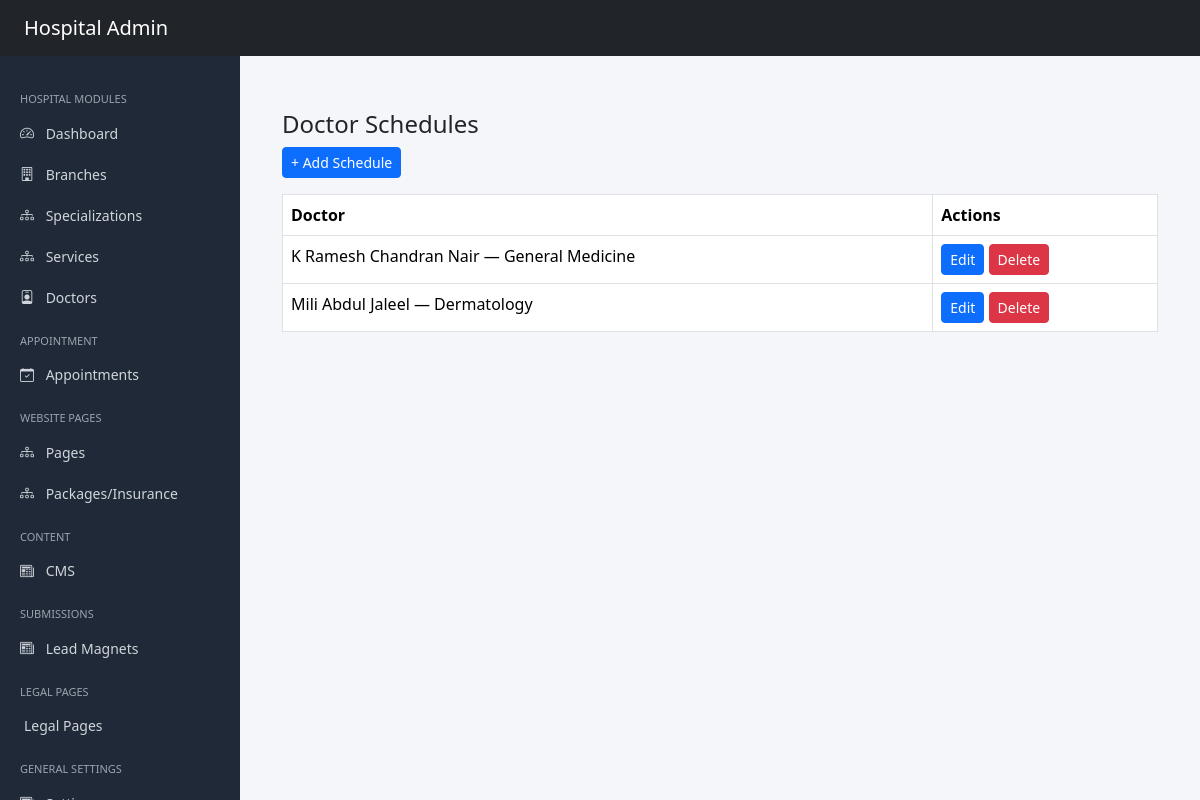
The page /administrator/schedule/ on the database its author committed.
### administrator/models.py (models this page shows, shortened)
class DoctorSchedule(models.Model):
    doctor = models.ForeignKey(
        "Doctor",
        on_delete=models.CASCADE,
        related_name="schedules"
    )
    is_active = models.BooleanField(default=True)

class SEOModel(models.Model):
    meta_title = models.CharField(max_length=255, blank=True)
    meta_description = models.TextField(blank=True)
    canonical_url = models.URLField(blank=True)
    primary_keywords = models.CharField(max_length=255, blank=True)
    secondary_keywords = models.CharField(max_length=255, blank=True)
    slug = models.SlugField(unique=True)
    og_title = models.CharField(max_length=255, blank=True)
    og_description = models.TextField(blank=True)
    og_image = models.ImageField(upload_to="seo/og/", blank=True, null=True)
    class Meta:
        abstract = True

class Doctor(SEOModel):
    user = models.OneToOneField(
        settings.AUTH_USER_MODEL,
        on_delete=models.CASCADE,
        related_name="doctor_profile"
    )
    branch = models.ForeignKey(
        Branch,
        on_delete=models.CASCADE,
        related_name="doctors"
    )
    specialization = models.ForeignKey(
        Specialization,
        on_delete=models.CASCADE,
        related_name="doctors"
    )
    hero_title=models.CharField(max_length=255, blank=True)
    hero_description=models.TextField(max_length=255, blank=True)
    doctor_hero_banner = models.ImageField(upload_to='uploads/doctors/', blank=True, null=True)
    doctor_hero_banner_alt = models.CharField(max_length=255, blank=True)
    designation = models.CharField(
        max_length=200,
        blank=True
    )
    years_of_experience = models.PositiveIntegerField(
        help_text="Years of experience"
    )
    profile_image = models.ImageField(
        upload_to="uploads/doctors/profile/",
        blank=True,
        null=True
    )
    profile_image_alt = models.CharField(max_length=255, blank=True)
    specialized_in = models.CharField(
        max_length=255,
        blank=True,
        help_text="Example: Heart Surgery, Angioplasty"
    )
    languages = models.CharField(
        max_length=255,
        blank=True,
        help_text="Example: English, Hindi, Malayalam"
    )
    procedures = models.TextField(
        blank=True,
        help_text="Major procedures performed"
    )
    success_rate = models.TextField(
        blank=True,
        null=True,
    )
    patients_treated = models.TextField(
        blank=True,
        null=True,
        help_text="Total patients treated"
    )
    short_bio = models.TextField(
        blank=True
    )
    full_bio = RichTextUploadingField(
        blank=True
    )
    is_active = models.BooleanField(
        default=True
    )
    is_deleted = models.BooleanField(
        default=False
    )
    created_at = models.DateTimeField(
        auto_now_add=True
    )
    updated_at = models.DateTimeField(
        auto_now=True
    )
    class Meta:
        ordering = ["user__first_name"]
    def __str__(self):
          return f"{self.user.get_full_name()} — {self.specialization.name}"

class Specialization(SEOModel):
    branch = models.ForeignKey(
        Branch,
        on_delete=models.CASCADE,
        related_name='specializations'
    )
    name = models.CharField(max_length=200)
    short_description = models.TextField(blank=True)
    icon = models.ImageField(upload_to='uploads/specializations/', blank=True, null=True)
    featured_image = models.ImageField(upload_to='uploads/specializations/', blank=True, null=True)
    featured_image_alt = models.CharField(max_length=255, blank=True)
    hero_title = models.CharField(max_length=255, blank=True)
    hero_description = models.TextField(blank=True)
    hero_banner = models.ImageField(upload_to='uploads/specializations/', blank=True, null=True)
    hero_banner_alt = models.CharField(max_length=255, blank=True)
    main_title = models.CharField(max_length=255, blank=True)
    main_image = models.ImageField(upload_to='uploads/specializations/', blank=True, null=True)
    main_image_alt = models.CharField(max_length=255, blank=True)
    main_description = RichTextUploadingField(blank=True)
    secondary_title = models.CharField(max_length=255, blank=True)
    secondary_image = models.ImageField(upload_to='uploads/specializations/', blank=True, null=True)
    secondary_image_alt = models.CharField(max_length=255, blank=True)
    long_description_primary = RichTextUploadingField(blank=True)
    long_description_secondary = RichTextUploadingField(blank=True)
    is_active = models.BooleanField(default=True)
    is_deleted = models.BooleanField(default=False)
    created_at = models.DateTimeField(auto_now_add=True)
    updated_at = models.DateTimeField(auto_now=True)
    class Meta:
        ordering = ['-created_at']
        verbose_name = "Specialization"
        verbose_name_plural = "Specializations"

### accounts/models.py (models this page shows, shortened)
class User(AbstractUser):
    phone_number = models.CharField(max_length=15, blank=True, null=True)
    is_admin = models.BooleanField(default=False)
    is_doctor = models.BooleanField(default=False)
    is_patient = models.BooleanField(default=True)

### administrator/views.py (the view)
# urls.py: path('schedule/', DoctorScheduleListView.as_view(), name='schedule_list'),
class DoctorScheduleListView(ListView):
    model = DoctorSchedule
    template_name = "administrator/schedule/list.html"
    context_object_name = "schedules"

### userapp/context_processors.py (called while the page is built)
def global_data(request):
    def get_menu(slug):
        return MenuGroup.objects.prefetch_related('items').filter(
            slug=slug,
            is_active=True
        ).first()
    settings = GlobalSettings.objects.first()
    social_links = SocialLink.objects.filter(is_active=True).order_by('order')
    legal_pages = LegalPage.objects.filter(is_active=True)
    return {
        'global_settings': settings,
         'social_links': social_links,
         'legal_pages':legal_pages,
        'main_menu': get_menu('main-menu'),
        'specialization_menu': get_menu('specialization-menu'),
        'quick_links_menu': get_menu('quick-links-menu'),
    }

### administrator/templates/administrator/schedule/list.html (shortened to what this page needs)
{% extends "administrator/shared/base.html" %}
{% block content %}
<div class="container mt-4">
<h4>Doctor Schedules</h4>
  <a
      href="{% url 'administrator:schedule-create' %}"
      class="btn btn-primary btn-sm mb-3"
    >
      + Add Schedule
    </a>
<table class="table table-bordered">
    <thead>
        <tr>
            <th>Doctor</th>
            <th>Actions</th>
        </tr>
    </thead>
    <tbody>
        {% for schedule in schedules %}
        <tr>
            <td>{{ schedule.doctor }}</td>
            <td>
                <a href="{% url 'administrator:schedule_update' schedule.id %}" class="btn btn-primary btn-sm">Edit</a>
                <a href="{% url 'administrator:schedule_delete' schedule.id %}" class="btn btn-danger btn-sm"  onclick="
                  return confirm(
                    'Are you sure you want to delete this item',
                  );
                ">Delete
                </a>
            </td>
        </tr>
        {% endfor %}
    </tbody>
</table>
</div>
{% endblock %}

### administrator/templates/administrator/shared/base.html (style rules this page uses)
body { background:#f4f6f9; overflow-x:hidden; }

### rows shown on the page
DoctorSchedule: doctor "K Ramesh Chandran Nair — General Medicine"
DoctorSchedule: doctor "Mili Abdul Jaleel — Dermatology"
